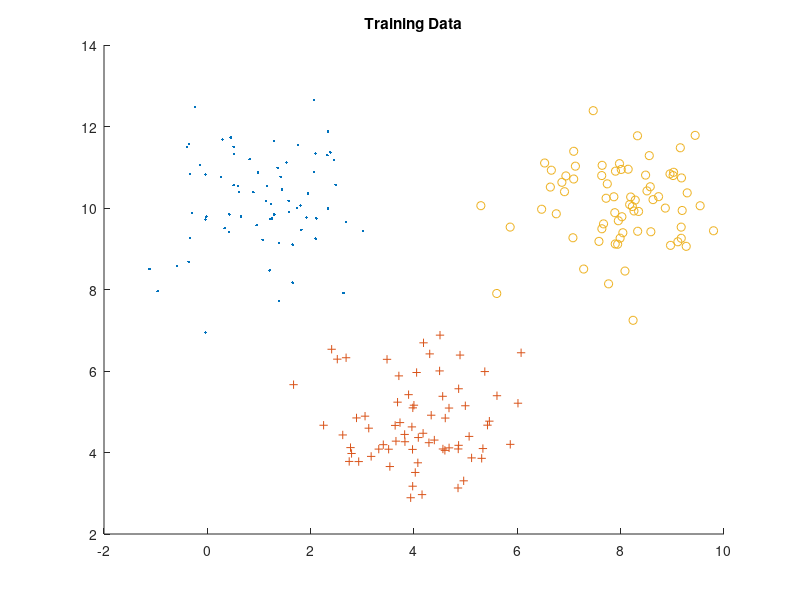

Here is the MATLAB script that generated this plot: (Note: this script raises an error after producing the figure.)
clear all; clc;
X = mvnrnd([1 10], [1 0; 0 1], 100); %OG data
Y = mvnrnd([4 5], [1 0;0 1], 100);
Z = mvnrnd([8 10], [1 0;0 1], 100);

X7 = X(1:70,1:2); %training data = 70% of ds
Y7 = Y(1:70,1:2);
Z7 = Z(1:70,1:2);

X3 = X(71:100,1:2); %testing data = 30% of ds
Y3 = Y(71:100,1:2);
Z3 = Z(71:100,1:2);

hold on
plot(X7(:,1),X7(:,2),'.'); %plot
plot(Y7(:,1),Y7(:,2),'+');
plot(Z7(:,1),Z7(:,2),'o');
title('Training Data');
hold off

Wx = grad(X7,Y7,Z7);
Wy = grad(Y7,X7,Z7);
Wz = grad(Z7,X7,Y7);

classify(Wx,Wy,Wz,X3,Y3,Z3);

function w = grad(c1,c2,c3)
w0 = 1;
w = [w0;1;1];
eta = 1;
cost = 1;

z = vertcat(c1,c2,c3);

z1 = z(:,1);
z2 = z(:,2);

count = 0;
costs = [];
deltacost = 1;

while abs(deltacost) > 0.005
    
    cost = 0;
    sum = [1;0;0];
    
    l = length(c1) + 1;
    
    for i = 1:length(z)
        x1 = z1(i);
        x2 = z2(i);
        X = [1;x1;x2];
        
        g = w' * X;
        
        if(i < l) %index at which class 1 stops
            y = 1;
        else
            y = -1;
        end
        if(y * g < 0)
            cost = cost - g*y;
            sum = sum - X*y;
        end
    end
    if count > 0
        deltacost = costs(length(costs)) - cost;
    else 
        deltacost = abs(cost);
    end
    w = w - eta * sum;
    
    count = count + 1;
    costs = [costs cost];
    
end
W = w;
end

function classify(w1,w2,w3,c1,c2,c3)

z = vertcat(c1,c2,c3);

z1 = z(:,1);
z2 = z(:,2);

Cx = [];
Cy = [];
Cz = [];

for i = 1:length(z)
    x1 = z1(i);
    x2 = z2(i);
    X = [1;x1;x2];

    gx = w1'*X;
    gy = w2'*X;
    gz = w3'*X;
    
    class = max([gx,gy,gz]);
    if (class == gx)
        Cx = [Cx;z(i,1) z(i,2)];
    elseif(class == gy)
        Cy = [Cy;z(i,1) z(i,2)];
    elseif(class == gz)
        Cz = [Cz;z(i,1) z(i,2)];
    end
end

figure;
hold on
plot(Cx(:,1),Cx(:,2),'.'); %plot
plot(Cy(:,1),Cy(:,2),'+');
plot(Cz(:,1),Cz(:,2),'o');
title('Testing Data');
hold off

end

